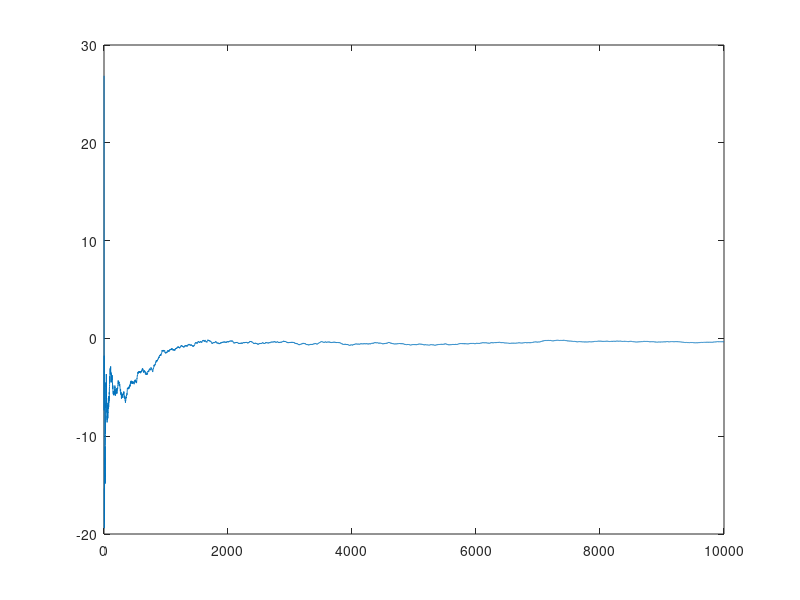
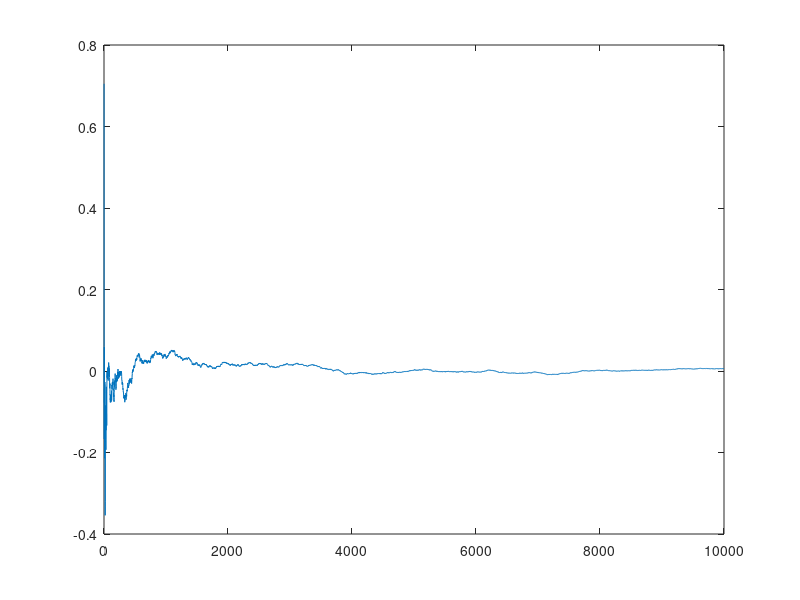
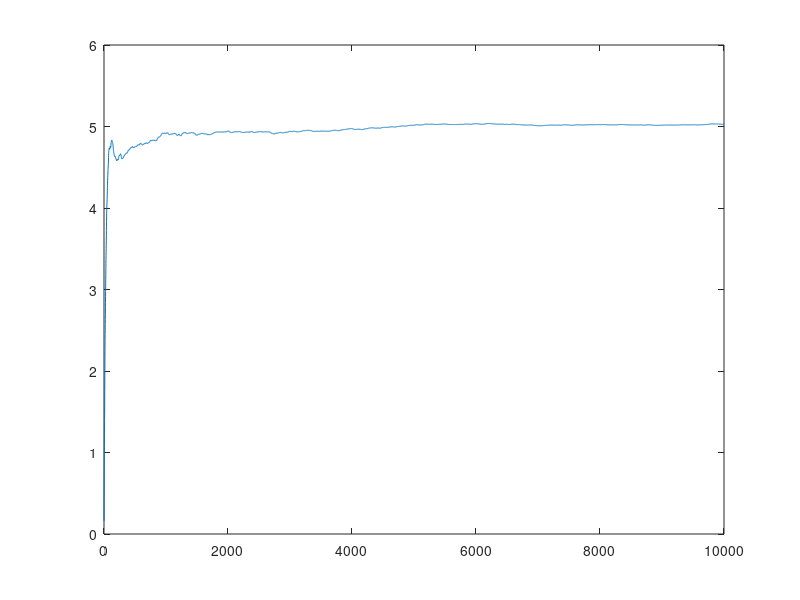

The MATLAB source for these figures, in order: (Note: this script raises an error after producing the figures.)
%%%%%%%%% Week 3 %%%%%%%%%


%%%%%% Law of Large Numbers %%%%%%
T = 10000;
u = zeros(T, 1);

a = -50; % lower_bound
b = 50; % upper_bound

uni_dist = unifrnd(a, b, T, 1);
norm_dist = normrnd(0, 1, T, 1);

list_dist = [uni_dist, norm_dist];

for i =1 : size(list_dist, 2)
    dist = list_dist(:,i);
for t = 1 : T
     u(t) = sum(dist(1:t)) / t;
end
    figure;
    plot(u);
end
%% LLN for AR1

sigma=1;
epsi = rand(T, 1)*sigma;
y = zeros(T, 1);
mean_y = zeros(T, 1);
phi = 0.9;

for t=2 : T+1
    y(t) = phi * y(t-1) + epsi(t-1);
    mean_y(t-1) = sum(y(1:t))/t;
end

figure; 
plot(mean_y);



%% Central Limit Theorem
B = 5000;
T = 10000;
phi = 0.8;
c = 3;
mu = c/(1-phi);
sig_eps = 0.4;
Y = func_AR1(phi, T, B, sig_eps);

mu_hat = mean(Y);
%var_Y = sig_eps^2/(1-phi^2); % analytical variance of AR(1)
var_Y = sig_eps^2/(1-phi)^2; % Correct standardized variance


% Standardization
Z = sqrt(T).*(mu_hat - mu)./sqrt(var_Y);

figure;
histogram(Z);

% finir le code
